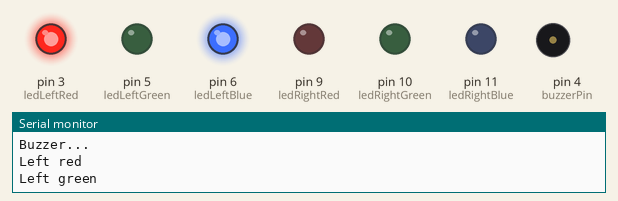
The sketch below on a simulated Arduino Uno, built with avr-gcc and run on an emulated ATmega328P. On the bench: output pins drawn as LEDs (lit = HIGH), buzzer (waves = sounding), the last lines printed to the serial monitor.

Above: at 0.49 s.
At 1.39 s:
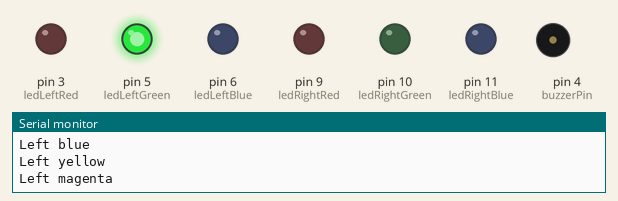
At 2.31 s:
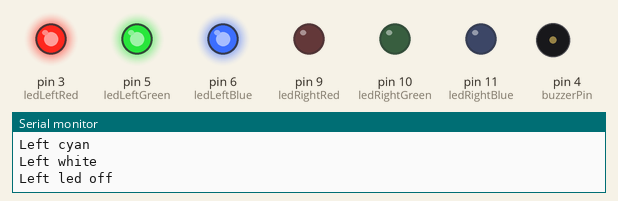
At 2.7 s:
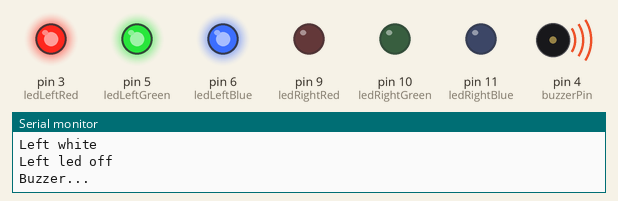
At 4.09 s:
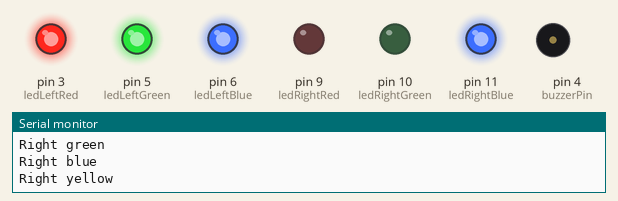
At 5.31 s:
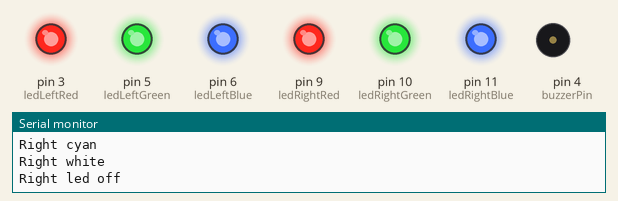
Timing chart, 0 to 7.1 s (numbered marks = the images above):
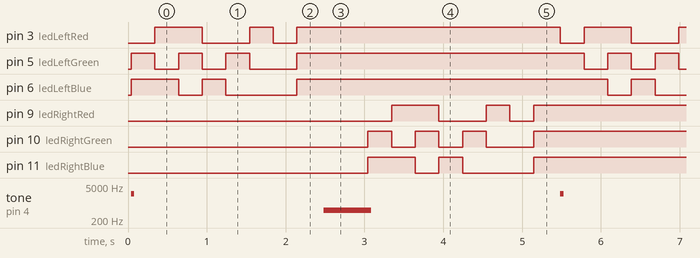

Measured:
- by itself, pin 3 (ledLeftRed), pin 9 (ledRightRed): repeats every 5.4 s: LOW 0.60 s, HIGH 0.30 s, LOW 0.30 s, HIGH 3.3 s, LOW 0.30 s, HIGH 0.60 s
- by itself, pin 5 (ledLeftGreen), pin 10 (ledRightGreen): repeats every 5.4 s: 2 × (LOW 0.30 s, HIGH 0.30 s), LOW 0.60 s, HIGH 3.6 s
- by itself, pin 6 (ledLeftBlue), pin 11 (ledRightBlue): repeats every 5.4 s: LOW 0.30 s, HIGH 0.30 s, LOW 0.90 s, HIGH 3.9 s
- by itself, tone on pin 4 (buzzerPin): repeats every 5.4 s: silent 2.4 s, 498 Hz 0.60 s, silent 2.4 s, 2453 Hz 0.04 s

The sketch:

Breadboard_Output_Tests.ino
```cpp
/*

  Let op dat je voor het testen Seriele monitor aan moet zetten


  Je kunt tests uitzetten door de regel te laten beginnen met //

*/
int length = 15; // the number of notes
char notes[] = "ccggaagffeeddc "; // a space represents a rest
int beats[] = { 1, 1, 1, 1, 1, 1, 2, 1, 1, 1, 1, 1, 1, 2, 4 };
int tempo = 300;


// Leds -- Output
int ledLeftRed = 3;
int ledLeftGreen = 5;
int ledLeftBlue = 6;

// Leds -- Output
int ledRightRed = 9;
int ledRightGreen = 10;
int ledRightBlue = 11;

// Buzzer -- Output
int buzzerPin = 4;

void setup() {
  // -- Output
  // Left Led
  pinMode(ledLeftRed, OUTPUT);
  pinMode(ledLeftGreen, OUTPUT);
  pinMode(ledLeftBlue, OUTPUT);

  // Right Led
  pinMode(ledRightRed, OUTPUT);
  pinMode(ledRightGreen, OUTPUT);
  pinMode(ledRightBlue, OUTPUT);
  pinMode(buzzerPin, OUTPUT);

  // Serial
  Serial.begin(9600);

  // Dim lights

}


void loop() {
  // BEGIN TESTS
  buzzerTest(100, 200);


  Serial.println("Left red");
  testLed(ledLeftRed, ledLeftGreen, ledLeftBlue, 255, 0, 0);
  delay(300);

  Serial.println("Left green");
  testLed(ledLeftRed, ledLeftGreen, ledLeftBlue, 0, 255, 0);
  delay(300);

  Serial.println("Left blue");
  testLed(ledLeftRed, ledLeftGreen, ledLeftBlue, 0, 0, 255);
  delay(300);

  Serial.println("Left yellow");
  testLed(ledLeftRed, ledLeftGreen, ledLeftBlue, 255, 255, 0);
  delay(300);

  Serial.println("Left magenta");
  testLed(ledLeftRed, ledLeftGreen, ledLeftBlue, 255, 0, 255);
  delay(300);

  Serial.println("Left cyan");
  testLed(ledLeftRed, ledLeftGreen, ledLeftBlue, 0, 255, 255);
  delay(300);

  Serial.println("Left white");
  testLed(ledLeftRed, ledLeftGreen, ledLeftBlue, 255, 255, 255);
  delay(300);

  Serial.println("Left led off");
  testLed(ledLeftRed, ledLeftGreen, ledLeftBlue, 0, 0, 0);
  delay(300);

  buzzerTest(300, 1000);


  Serial.println("Right red");
  testLed(ledRightRed, ledRightGreen, ledRightBlue, 255, 0, 0);
  delay(300);

  Serial.println("Right green");
  testLed(ledRightRed, ledRightGreen, ledRightBlue, 0, 255, 0);
  delay(300);

  Serial.println("Right blue");
  testLed(ledRightRed, ledRightGreen, ledRightBlue, 0, 0, 255);
  delay(300);

  Serial.println("Right yellow");
  testLed(ledRightRed, ledRightGreen, ledRightBlue, 255, 255, 0);
  delay(300);

  Serial.println("Right magenta");
  testLed(ledRightRed, ledRightGreen, ledRightBlue, 255, 0, 255);
  delay(300);

  Serial.println("Right cyan");
  testLed(ledRightRed, ledRightGreen, ledRightBlue, 0, 255, 255);
  delay(300);

  Serial.println("Right white");
  testLed(ledRightRed, ledRightGreen, ledRightBlue, 255, 255, 255);
  delay(300);

  Serial.println("Right led off");
  testLed(ledRightRed, ledRightGreen, ledRightBlue, 0, 0, 0);
  delay(300);

}


// Procedure to test set the colors of a led
void testLed(int pinRed, int pinGreen, int pinBlue, int colorRed, int colorGreen, int colorBlue) {
  analogWrite(pinRed, 255 - colorRed);
  analogWrite(pinGreen, 255 - colorGreen);
  analogWrite(pinBlue, 255 - colorBlue);
}

// Procedure to test the buzzer
// duration in milliseconds
void buzzerTest(int duration, int tone) {
  Serial.println("Buzzer...");
  for(int i = 0; i < duration; i++) {
    digitalWrite(buzzerPin, HIGH);
    delayMicroseconds(tone);
    digitalWrite(buzzerPin, LOW);
    delayMicroseconds(tone);
  }
}
```
